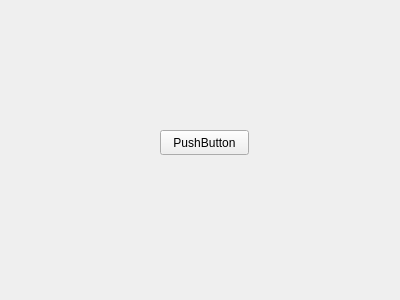
<?xml version="1.0" encoding="UTF-8"?>
<ui version="4.0">
 <class>CalibUI</class>
 <widget class="QWidget" name="CalibUI">
  <property name="geometry">
   <rect>
    <x>0</x>
    <y>0</y>
    <width>400</width>
    <height>300</height>
   </rect>
  </property>
  <property name="windowTitle">
   <string>FirstWidget</string>
  </property>
  <widget class="QPushButton" name="pushButton">
   <property name="geometry">
    <rect>
     <x>160</x>
     <y>130</y>
     <width>89</width>
     <height>25</height>
    </rect>
   </property>
   <property name="text">
    <string>PushButton</string>
   </property>
  </widget>
 </widget>
 <resources/>
 <connections/>
</ui>
